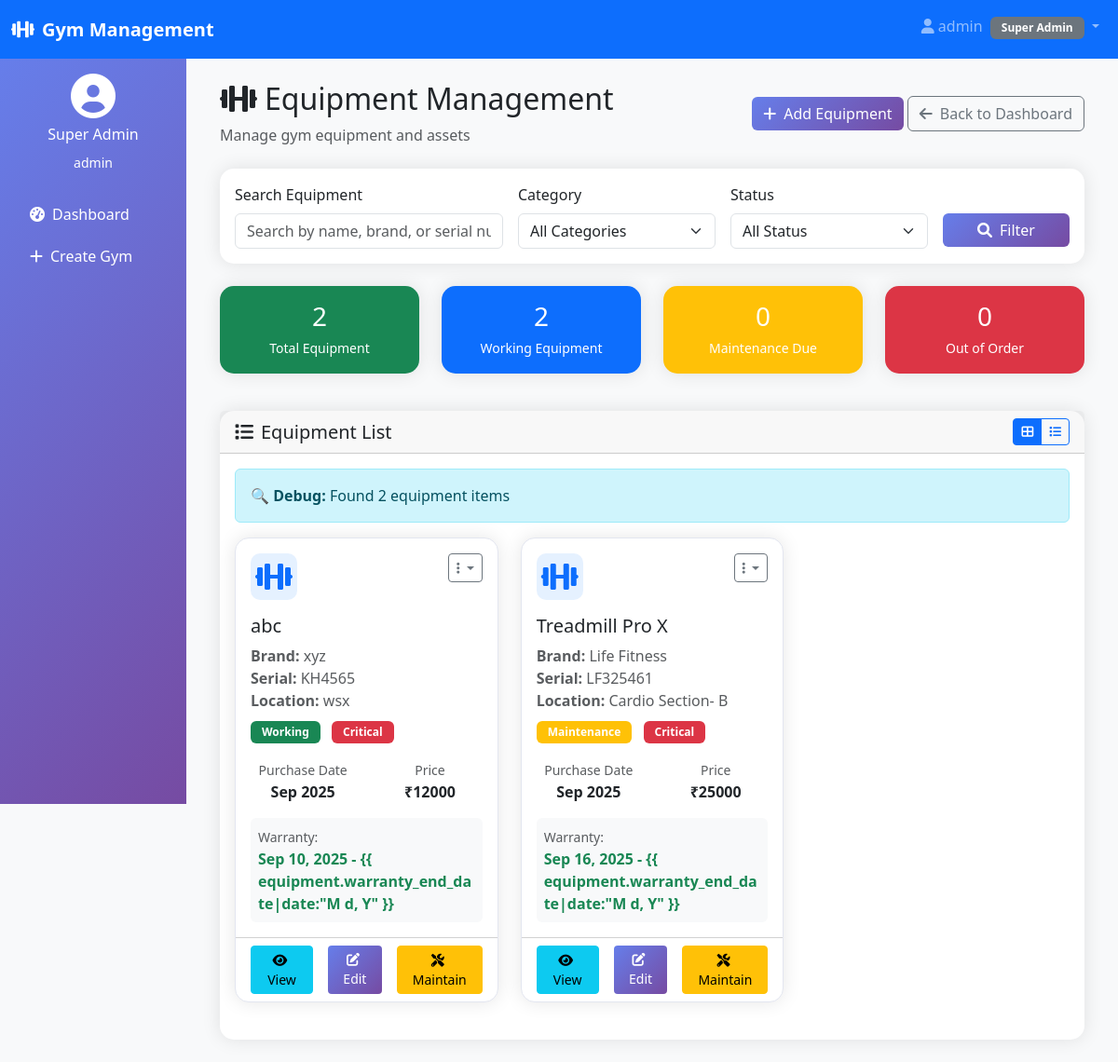
Page /inventory/equipment/11/ (signed in) on the committed database.
### multiple_gym/models.py (models this page shows)
class User(AbstractUser):
    USER_TYPES = (
        ('superadmin', 'Super Admin'),
        ('gymadmin', 'Gym Admin'),
        ('member', 'Member'),
        ('trainer', 'Trainer'),
    )
    user_type = models.CharField(max_length=20, choices=USER_TYPES, default='member')
    phone = models.CharField(max_length=15, blank=True)
    created_at = models.DateTimeField(auto_now_add=True)

### inventory_management/models.py (models this page shows, shortened)
class Equipment(models.Model):
    EQUIPMENT_STATUS_CHOICES = [
        ('working', 'Working'),
        ('maintenance', 'Under Maintenance'),
        ('repair', 'Under Repair'),
        ('out_of_order', 'Out of Order'),
        ('disposed', 'Disposed'),
    ]
    CONDITION_CHOICES = [
        ('excellent', 'Excellent'),
        ('good', 'Good'),
        ('fair', 'Fair'),
        ('poor', 'Poor'),
        ('critical', 'Critical'),
    ]
    name = models.CharField(max_length=100)
    category = models.ForeignKey(EquipmentCategory, on_delete=models.CASCADE, related_name='equipment')
    brand = models.CharField(max_length=100)
    model_number = models.CharField(max_length=100, blank=True)
    serial_number = models.CharField(max_length=100, unique=True)
    gym = models.ForeignKey('multiple_gym.Gym', on_delete=models.CASCADE, related_name='equipment')
    vendor = models.ForeignKey(Vendor, on_delete=models.SET_NULL, null=True, blank=True)
    purchase_date = models.DateField()
    purchase_price = models.DecimalField(max_digits=10, decimal_places=2)
    invoice_number = models.CharField(max_length=100, blank=True)
    warranty_period_months = models.IntegerField(default=12)
    warranty_start_date = models.DateField()
    warranty_end_date = models.DateField(null=True, blank=True)
    status = models.CharField(max_length=20, choices=EQUIPMENT_STATUS_CHOICES, default='working')
    condition = models.CharField(max_length=20, choices=CONDITION_CHOICES, default='excellent')
    location = models.CharField(max_length=100, help_text="Location within gym")
    last_maintenance_date = models.DateField(null=True, blank=True)
    next_maintenance_date = models.DateField(null=True, blank=True)
    maintenance_frequency_days = models.IntegerField(default=90, help_text="Maintenance frequency in days")
    depreciation_rate = models.DecimalField(
        max_digits=5,
        decimal_places=2,
        default=10.00,
        help_text="Annual depreciation rate as percentage"
    )
    specifications = models.TextField(blank=True, help_text="Technical specifications")
    notes = models.TextField(blank=True)
    image = models.ImageField(upload_to='equipment_images/', blank=True, null=True)
    is_active = models.BooleanField(default=True)
    created_at = models.DateTimeField(auto_now_add=True)
    updated_at = models.DateTimeField(auto_now=True)
    created_by = models.ForeignKey(settings.AUTH_USER_MODEL, on_delete=models.SET_NULL, null=True)
    class Meta:
        ordering = ['-created_at']
        unique_together = ['serial_number', 'gym']

### inventory_management/views.py (the view, shortened to what this page needs)
# urls.py: path('equipment/<int:gym_id>/', views.equipment_list, name='equipment_list'),
def equipment_list(request, gym_id):
    if request.user.user_type not in ["superadmin", "gymadmin"]:
        messages.error(request, "Access denied!")
        return redirect("login")
    try:
        gym = get_object_or_404(Gym, id=gym_id)
        print(f"🔍 Debug - Gym found: {gym.name} (ID: {gym.id})")
    except (ValueError, Gym.DoesNotExist) as e:
        print(f"🔍 Debug - Error getting gym: {e}")
        messages.error(request, "Invalid gym!")
        return redirect("login")
    try:
        equipment_list = Equipment.objects.filter(gym=gym, is_active=True)
        print(f"🔍 Debug - Found {equipment_list.count()} equipment for gym {gym.name}")
        for eq in equipment_list:
            print(f"  ✅ {eq.name} - {eq.brand} - Gym: {eq.gym.name}")
    except Exception as e:
        print(f"🔍 Debug - Error filtering equipment: {e}")
        equipment_list = Equipment.objects.none()
    categories = EquipmentCategory.objects.all()
    search_query = request.GET.get("search", "")
    if search_query:
        equipment_list = equipment_list.filter(
            Q(name__icontains=search_query)
            | Q(brand__icontains=search_query)
            | Q(serial_number__icontains=search_query)
        )
    category_filter = request.GET.get("category")
    if category_filter:
        equipment_list = equipment_list.filter(category__id=category_filter)
    status_filter = request.GET.get("status")
    if status_filter:
        equipment_list = equipment_list.filter(status=status_filter)
    equipment_list = equipment_list.order_by("-created_at")
    context = {
        "gym": gym,
        "gym_id": gym_id,
        "equipment_list": equipment_list,
        "categories": categories,
        "search_query": search_query,
        "category_filter": category_filter,
        "status_filter": status_filter,
    }
    print(f"🔍 Debug - Sending {equipment_list.count()} equipment to template")
    return render(request, "inventory_management/equipment_list.html", context)

### templates/inventory_management/equipment_list.html (shortened to what this page needs)
{% extends 'multiple_gym/base.html' %}
{% load static %}
{% block content %}
<div class="d-flex justify-content-between align-items-center mb-4">
    <div>
        <h2><i class="fas fa-dumbbell me-2"></i>Equipment Management</h2>
        <p class="text-muted mb-0">Manage gym equipment and assets</p>
    </div>
    <div>
        <a href="{% url 'inventory:add_equipment' gym_id %}" class="btn btn-primary">
            <i class="fas fa-plus me-2"></i>Add Equipment
        </a>
        <a href="{% url 'inventory:dashboard' gym_id %}" class="btn btn-outline-secondary">
            <i class="fas fa-arrow-left me-2"></i>Back to Dashboard
        </a>
    </div>
</div>
<div class="card mb-4">
    <div class="card-body">
        <form method="GET" class="row g-3">
            <div class="col-md-4">
                <label class="form-label">Search Equipment</label>
                <input type="text" name="search" class="form-control"
                    placeholder="Search by name, brand, or serial number..." value="{{ search_query }}">
            </div>
            <div class="col-md-3">
                <label class="form-label">Category</label>
                <select name="category" class="form-select">
                    <option value="">All Categories</option>
                </select>
            </div>
            <div class="col-md-3">
                <label class="form-label">Status</label>
                <select name="status" class="form-select">
                    <option value="">All Status</option>
                </select>
            </div>
            <div class="col-md-2">
                <label class="form-label">&nbsp;</label>
                <div class="d-grid">
                    <button type="submit" class="btn btn-primary">
                        <i class="fas fa-search me-2"></i>Filter
                    </button>
                </div>
            </div>
        </form>
    </div>
</div>
<div class="row mb-4">
    <div class="col-lg-3 col-md-6 mb-3">
        <div class="card text-center bg-success text-white">
            <div class="card-body">
                <h3 class="mb-1">{{ equipment_list|length }}</h3>
                <small>Total Equipment</small>
            </div>
        </div>
    </div>
    <div class="col-lg-3 col-md-6 mb-3">
        <div class="card text-center bg-primary text-white">
            <div class="card-body">
                <h3 class="mb-1">{{ equipment_list|length }}</h3>
                <small>Working Equipment</small>
            </div>
        </div>
    </div>
    <div class="col-lg-3 col-md-6 mb-3">
        <div class="card text-center bg-warning text-white">
            <div class="card-body">
                <h3 class="mb-1">0</h3>
                <small>Maintenance Due</small>
            </div>
        </div>
    </div>
    <div class="col-lg-3 col-md-6 mb-3">
        <div class="card text-center bg-danger text-white">
            <div class="card-body">
                <h3 class="mb-1">0</h3>
                <small>Out of Order</small>
            </div>
        </div>
    </div>
</div>
<div class="card">
    <div class="card-header">
        <div class="d-flex justify-content-between align-items-center">
            <h5 class="card-title mb-0">
                <i class="fas fa-list me-2"></i>Equipment List
            </h5>
            <div class="btn-group btn-group-sm" role="group">
                <label class="btn btn-outline-primary" for="card-view">
                    <i class="fas fa-th-large"></i>
                </label>
                <label class="btn btn-outline-primary" for="table-view">
                    <i class="fas fa-list"></i>
                </label>
            </div>
        </div>
    </div>
    <div class="card-body">
        <div class="alert alert-info">
            <strong>🔍 Debug:</strong> Found {{ equipment_list|length }} equipment items
        </div>
        {% if equipment_list %}
        <div id="card-view-content" class="row">
            {% for equipment in equipment_list %}
            <div class="col-xl-4 col-lg-6 col-md-6 mb-4">
                <div class="card h-100 equipment-card">
                    <div class="card-body">
                        <div class="d-flex justify-content-between align-items-start mb-3">
                            <div class="equipment-icon">
                                <i class="fas fa-dumbbell fa-2x text-primary"></i>
                            </div>
                            <div class="dropdown">
                                <button class="btn btn-sm btn-outline-secondary dropdown-toggle" type="button"
                                    data-bs-toggle="dropdown">
                                    <i class="fas fa-ellipsis-v"></i>
                                </button>
                            </div>
                        </div>
                        <h5 class="card-title">{{ equipment.name }}</h5>
                        <p class="text-muted mb-2">
                            <strong>Brand:</strong> {{ equipment.brand }}<br>
                            <strong>Serial:</strong> {{ equipment.serial_number }}<br>
                            <strong>Location:</strong> {{ equipment.location|default:"Not specified" }}
                        </p>
                        <div class="mb-3">
                            <span
                                class="badge bg-{% if equipment.status == 'working' %}success{% elif equipment.status == 'maintenance' %}warning{% elif equipment.status == 'repair' %}danger{% else %}secondary{% endif %} me-2">
                                {{ equipment.status|title }}
                            </span>
                            <span
                                class="badge bg-{% if equipment.condition == 'excellent' %}success{% elif equipment.condition == 'good' %}primary{% elif equipment.condition == 'fair' %}warning{% else %}danger{% endif %}">
                                {{ equipment.condition|title }}
                            </span>
                        </div>
                        <div class="row text-center">
                            <div class="col-6">
                                <small class="text-muted">Purchase Date</small>
                                <div class="fw-bold">{{ equipment.purchase_date|date:"M Y" }}</div>
                            </div>
                            <div class="col-6">
                                <small class="text-muted">Price</small>
                                <div class="fw-bold">₹{{ equipment.purchase_price|floatformat:0 }}</div>
                            </div>
                        </div>
                        {% if equipment.warranty_start_date and equipment.warranty_end_date %}
                        <div class="mt-3 p-2 bg-light rounded">
                            <small class="text-muted">Warranty:</small>
                            <div class="fw-bold text-success">
                                {{ equipment.warranty_start_date|date:"M d, Y" }} - {{
                                equipment.warranty_end_date|date:"M d, Y" }}
                            </div>
                        </div>
                        {% endif %}
                    </div>
                    <div class="card-footer bg-transparent">
                        <div class="d-grid gap-2 d-md-flex justify-content-md-end">
                            <a href="{% url 'inventory:equipment_detail' gym_id equipment.id %}"
                                class="btn btn-info btn-sm me-2">
                                <i class="fas fa-eye me-1"></i>View
                            </a>
                            <a href="{% url 'inventory:edit_equipment' gym_id equipment.id %}" class="btn btn-primary btn-sm me-2">
                                <i class="fas fa-edit me-1"></i>Edit
                            </a>
                            <a href="#" class="btn btn-warning btn-sm">
                                <i class="fas fa-tools me-1"></i>Maintain
                            </a>
                        </div>
                    </div>
                </div>
            </div>
            {% endfor %}
        </div>
        {% endif %}
    </div>
</div>
{% endblock %}

### templates/multiple_gym/base.html (shortened to what this page needs)
<!DOCTYPE html>
<html lang="en">
<head>
    <link href="https://cdnjs.cloudflare.com/ajax/libs/bootstrap/5.3.0/css/bootstrap.min.css" rel="stylesheet">
    <link href="https://cdnjs.cloudflare.com/ajax/libs/font-awesome/6.0.0/css/all.min.css" rel="stylesheet">
</head>
<body class="bg-light">
    <nav class="navbar navbar-expand-lg navbar-dark bg-primary">
        <div class="container-fluid">
            <a class="navbar-brand" href="#">
                <i class="fas fa-dumbbell me-2"></i>Gym Management
            </a>
            {% if user.is_authenticated %}
            <div class="navbar-nav ms-auto">
                <div class="nav-item dropdown">
                    <a class="nav-link dropdown-toggle" href="#" role="button" data-bs-toggle="dropdown">
                        <i class="fas fa-user me-1"></i>{{ user.username }}
                        <span class="badge bg-secondary ms-1">{{ user.get_user_type_display }}</span>
                    </a>
                </div>
            </div>
            {% endif %}
        </div>
    </nav>
    <div class="container-fluid">
        <div class="row">
            {% if user.is_authenticated and user.user_type != 'member' %}
            <div class="col-md-3 col-lg-2 px-0">
                <div class="sidebar text-white p-3">
                    <div class="text-center mb-4">
                        <i class="fas fa-user-circle fa-3x mb-2"></i>
                        <h6>{{ user.get_user_type_display }}</h6>
                        <small>{{ user.username }}</small>
                    </div>
                    <ul class="nav flex-column">
                        {% if user.user_type == 'superadmin' %}
                        <li class="nav-item">
                            <a class="nav-link text-white" href="{% url 'multiple_gym:superadmin_dashboard' %}">
                                <i class="fas fa-tachometer-alt me-2"></i>Dashboard
                            </a>
                        </li>
                        <li class="nav-item">
                            <a class="nav-link text-white" href="{% url 'multiple_gym:create_gym' %}">
                                <i class="fas fa-plus me-2"></i>Create Gym
                            </a>
                        </li>
                        {% endif %}
                    </ul>
                </div>
            </div>
            {% endif %}
            <div
                class="{% if user.is_authenticated and user.user_type != 'member' %}col-md-9 col-lg-10{% else %}col-12{% endif %}">
                <div class="p-4">
                    {% block content %}{% endblock %}
                </div>
            </div>
        </div>
    </div>
</body>
</html>

### rows in the picture
User: username "admin", user_type "Super Admin"
Equipment: name "abc", brand "xyz", serial_number "KH4565", location "wsx", status "Working", condition "Critical", purchase_date "Sep 2025", purchase_price "12000", warranty_start_date "Sep 10, 2025"
Equipment: name "Treadmill Pro X", brand "Life Fitness", serial_number "LF325461", location "Cardio Section- B", status "Maintenance", condition "Critical", purchase_date "Sep 2025", purchase_price "25000", warranty_start_date "Sep 16, 2025"

### other values in the picture
{{ equipment_list|length }} "2"
